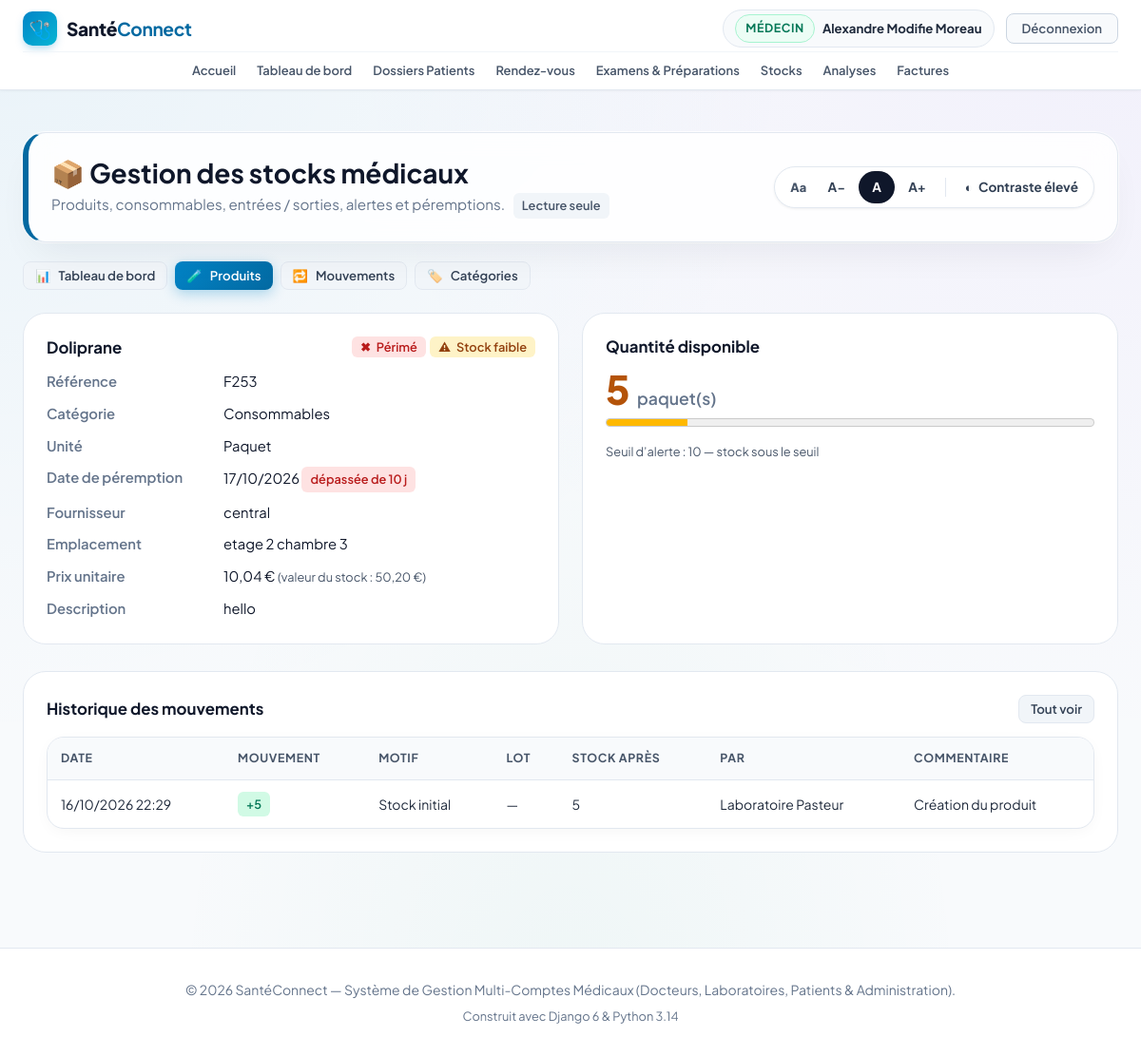
The app's page /stock/produits/8/ (signed in) with its own data.
### accounts/models.py (models this page shows, shortened)
class User(AbstractUser):
    class Role(models.TextChoices):
        ADMIN = 'ADMIN', 'Administrateur'
        DOCTEUR = 'DOCTEUR', 'Médecin'
        LABORATOIRE = 'LABORATOIRE', 'Laborantin'
        PATIENT = 'PATIENT', 'Patient'
    role = models.CharField(
        max_length=20,
        choices=Role.choices,
        default=Role.PATIENT,
        verbose_name="Rôle utilisateur"
    )
    phone = models.CharField(max_length=25, blank=True, null=True, verbose_name="Téléphone")
    address = models.CharField(max_length=255, blank=True, null=True, verbose_name="Adresse")
    city = models.CharField(max_length=100, blank=True, null=True, verbose_name="Ville")
    is_verified = models.BooleanField(
        default=False,
        verbose_name="Compte certifié / validé",
        help_text="Coché par l'administrateur pour valider l'activité d'un docteur ou laboratoire."
    )
    objects = CustomUserManager()
    class Meta:
        verbose_name = "Utilisateur"
        verbose_name_plural = "Tous les Utilisateurs"
    @property
    def is_doctor(self):
        return self.role == self.Role.DOCTEUR
    @property
    def is_laboratory(self):
        return self.role == self.Role.LABORATOIRE
    @property
    def is_patient(self):
        return self.role == self.Role.PATIENT
    @property
    def is_admin_user(self):
        return self.role == self.Role.ADMIN or self.is_superuser

### stock/models.py (models this page shows, shortened)
class Produit(models.Model):
    class Unite(models.TextChoices):
        UNITE = "UNITE", "Unité"
        BOITE = "BOITE", "Boîte"
        PAQUET = "PAQUET", "Paquet"
        FLACON = "FLACON", "Flacon"
        SACHET = "SACHET", "Sachet"
        KIT = "KIT", "Kit"
        LITRE = "LITRE", "Litre"
    nom = models.CharField("Nom du produit", max_length=150)
    reference = models.CharField(
        "Référence", max_length=50, unique=True, null=True, blank=True,
        help_text="Laissez vide pour générer automatiquement (PRD-00001...).",
    )
    categorie = models.ForeignKey(
        Categorie, verbose_name="Catégorie", on_delete=models.SET_NULL,
        null=True, blank=True, related_name="produits",
    )
    unite = models.CharField("Unité", max_length=10, choices=Unite.choices, default=Unite.UNITE)
    fournisseur = models.CharField("Fournisseur", max_length=150, blank=True)
    emplacement = models.CharField(
        "Emplacement de stockage", max_length=100, blank=True,
        help_text="Ex. : Armoire B, étagère 2.",
    )
    prix_unitaire = models.DecimalField(
        "Prix unitaire (€)", max_digits=8, decimal_places=2, null=True, blank=True,
        validators=[MinValueValidator(0)],
    )
    quantite = models.PositiveIntegerField("Quantité en stock", default=0, editable=False)
    seuil_alerte = models.PositiveIntegerField(
        "Seuil d’alerte", default=10,
        help_text="Une alerte est affichée lorsque la quantité est inférieure ou égale à ce seuil.",
    )
    date_peremption = models.DateField(
        "Date de péremption", null=True, blank=True,
        help_text="Laissez vide pour un produit sans date de péremption.",
    )
    description = models.TextField("Description", blank=True)
    actif = models.BooleanField("Actif", default=True)
    created_at = models.DateTimeField(auto_now_add=True)
    updated_at = models.DateTimeField(auto_now=True)
    objects = ProduitQuerySet.as_manager()
    class Meta:
        verbose_name = "Produit médical"
        verbose_name_plural = "Produits médicaux"
        ordering = ["nom"]
    @property
    def jours_avant_peremption(self):
        if not self.date_peremption:
            return None
        return (self.date_peremption - timezone.localdate()).days
    @property
    def est_expire(self):
        jours = self.jours_avant_peremption
        return jours is not None and jours < 0
    @property
    def en_rupture(self):
        return self.quantite == 0
    @property
    def stock_faible(self):
        return 0 < self.quantite <= self.seuil_alerte
    @property
    def niveau_max(self):
        return max(self.seuil_alerte * 3, self.quantite, 1)
    @property
    def valeur_stock(self):
        if self.prix_unitaire is None:
            return None
        return self.prix_unitaire * self.quantite
    @property
    def statuts(self):
        res = []
        jours = self.jours_avant_peremption
        if self.est_expire:
            res.append(("expire", "Périmé", "danger"))
        elif self.bientot_perime:
            texte = "Expire aujourd’hui" if jours == 0 else f"Expire dans {jours} j"
            res.append(("bientot", texte, "pending"))
        if self.en_rupture:
            res.append(("rupture", "Rupture", "danger"))
        elif self.stock_faible:
            res.append(("faible", "Stock faible", "pending"))
        if not res:
            res.append(("normal", "Disponible", "verified"))
        return res

class Categorie(models.Model):
    nom = models.CharField("Nom", max_length=100, unique=True)
    description = models.CharField("Description", max_length=255, blank=True)
    class Meta:
        verbose_name = "Catégorie"
        verbose_name_plural = "Catégories"
        ordering = ["nom"]

class MouvementStock(models.Model):
    class Type(models.TextChoices):
        ENTREE = "ENTREE", "Entrée"
        SORTIE = "SORTIE", "Sortie"
    class Motif(models.TextChoices):
        INITIAL = "INITIAL", "Stock initial"
        ACHAT = "ACHAT", "Réception / achat"
        RETOUR = "RETOUR", "Retour en stock"
        AJUSTEMENT_PLUS = "AJUSTEMENT_PLUS", "Ajustement d’inventaire (+)"
        UTILISATION = "UTILISATION", "Utilisation / consommation"
        PEREMPTION = "PEREMPTION", "Mise au rebut (péremption)"
        PERTE = "PERTE", "Casse / perte"
        AJUSTEMENT_MOINS = "AJUSTEMENT_MOINS", "Ajustement d’inventaire (−)"
    produit = models.ForeignKey(Produit, on_delete=models.PROTECT, related_name="mouvements")
    type = models.CharField("Type", max_length=10, choices=Type.choices)
    motif = models.CharField("Motif", max_length=20, choices=Motif.choices)
    quantite = models.PositiveIntegerField("Quantité", validators=[MinValueValidator(1)])
    stock_apres = models.PositiveIntegerField("Stock après mouvement")
    numero_lot = models.CharField("N° de lot", max_length=50, blank=True)
    commentaire = models.CharField("Commentaire", max_length=255, blank=True)
    utilisateur = models.ForeignKey(
        settings.AUTH_USER_MODEL, on_delete=models.SET_NULL, null=True, blank=True,
        related_name="mouvements_stock", verbose_name="Effectué par",
    )
    date = models.DateTimeField("Date", auto_now_add=True)
    class Meta:
        verbose_name = "Mouvement de stock"
        verbose_name_plural = "Mouvements de stock"
        ordering = ["-date", "-id"]
    @property
    def auteur(self):
        u = self.utilisateur
        return (u.get_full_name() or u.username) if u else "—"

### stock/views.py (the view)
# urls.py: path("produits/<int:pk>/", views.produit_detail, name="produit_detail"),
@stock_consultation_requise
def produit_detail(request, pk):
    produit = get_object_or_404(Produit.objects.select_related("categorie"), pk=pk, actif=True)
    return render(request, "stock/produit_detail.html", {
        "produit": produit,
        "mouvements": produit.mouvements.select_related("utilisateur")[:20],
        "can_manage": peut_gerer_stock(request.user),
    })

### stock/permissions.py (called while the page is built)
def peut_consulter_stock(user):
    return user.is_authenticated and (user.is_admin_user or user.is_laboratory or user.is_doctor)

def peut_gerer_stock(user):
    return user.is_authenticated and (user.is_admin_user or user.is_laboratory)

def _creer_decorateur(verifier, message):
    def decorateur(vue):
        @wraps(vue)
        def enveloppe(request, *args, **kwargs):
            if not request.user.is_authenticated:
                return redirect_to_login(request.get_full_path())
            if not verifier(request.user):
                messages.error(request, message)
                return redirect("dashboard")
            return vue(request, *args, **kwargs)
        return enveloppe
    return decorateur

### stock/templates/stock/produit_detail.html (shortened to what this page needs)
{% extends 'stock/base_stock.html' %}
{% block content %}
<div class="container">
    {% include 'stock/_header.html' with active='produits' %}
    <div class="stock-grid-2">
        <div class="stock-card">
            <h2>{{ produit.nom }} {% include 'stock/_pills.html' %}</h2>
            <dl class="def-list">
                <dt>Référence</dt><dd>{{ produit.reference }}</dd>
                <dt>Catégorie</dt><dd>{{ produit.categorie.nom|default:"—" }}</dd>
                <dt>Unité</dt><dd>{{ produit.get_unite_display }}</dd>
                <dt>Date de péremption</dt>
                <dd>{% if produit.date_peremption %}{{ produit.date_peremption|date:"d/m/Y" }}
                    {% if produit.est_expire %}<span class="status-pill danger">dépassée de {{ produit.jours_avant_peremption|cut:"-" }} j</span>{% endif %}
                    {% else %}Sans date de péremption{% endif %}</dd>
                <dt>Fournisseur</dt><dd>{{ produit.fournisseur|default:"—" }}</dd>
                <dt>Emplacement</dt><dd>{{ produit.emplacement|default:"—" }}</dd>
                <dt>Prix unitaire</dt><dd>{% if produit.prix_unitaire is not None %}{{ produit.prix_unitaire }} € <span class="muted">(valeur du stock : {{ produit.valeur_stock }} €)</span>{% else %}—{% endif %}</dd>
                {% if produit.description %}<dt>Description</dt><dd>{{ produit.description }}</dd>{% endif %}
            </dl>
        </div>
        <div class="stock-card">
            <h2>Quantité disponible</h2>
            <div class="qty-big" style="color:{% if produit.en_rupture %}#dc2626{% elif produit.stock_faible %}#b45309{% else %}#0f172a{% endif %};">
                {{ produit.quantite }} <span style="font-size:1.1rem; font-weight:600; color:var(--text-muted);">{{ produit.get_unite_display|lower }}(s)</span>
            </div>
            <meter class="stock-meter" min="0" max="{{ produit.niveau_max }}" low="{{ produit.seuil_alerte }}" optimum="{{ produit.niveau_max }}" value="{{ produit.quantite }}" aria-label="Niveau de stock de {{ produit.nom }}" aria-valuetext="{{ produit.quantite }} en stock, seuil d’alerte {{ produit.seuil_alerte }}">{{ produit.quantite }} / {{ produit.niveau_max }}</meter>
            <p class="muted" style="margin:8px 0 20px;">Seuil d’alerte : {{ produit.seuil_alerte }} — {% if produit.en_rupture %}stock épuisé{% elif produit.stock_faible %}stock sous le seuil{% else %}stock suffisant{% endif %}</p>
        </div>
    </div>
    <div class="stock-card" style="margin-bottom:40px;">
        <h2>Historique des mouvements <a href="{% url 'stock:mouvement_list' %}?q={{ produit.reference }}" class="btn btn-secondary btn-sm">Tout voir</a></h2>
        {% if mouvements %}
        <div class="table-responsive">
            <table class="data-table"><caption class="sr-only">Derniers mouvements de {{ produit.nom }}</caption>
                <thead><tr><th scope="col">Date</th><th scope="col">Mouvement</th><th scope="col">Motif</th><th scope="col">Lot</th><th scope="col">Stock après</th><th scope="col">Par</th><th scope="col">Commentaire</th></tr></thead>
                <tbody>
                {% for m in mouvements %}
                    <tr>
                        <td>{{ m.date|date:"d/m/Y H:i" }}</td>
                        <td><span class="status-pill {% if m.type == 'ENTREE' %}verified{% else %}info{% endif %}"><span aria-hidden="true">{% if m.type == 'ENTREE' %}+{% else %}−{% endif %}{{ m.quantite }}</span><span class="sr-only">{{ m.get_type_display }} de {{ m.quantite }}</span></span></td>
                        <td>{{ m.get_motif_display }}</td>
                        <td>{{ m.numero_lot|default:"—" }}</td>
                        <td>{{ m.stock_apres }}</td>
                        <td>{{ m.auteur }}</td>
                        <td>{{ m.commentaire|default:"—" }}</td>
                    </tr>
                {% endfor %}
                </tbody>
            </table>
        </div>
        {% else %}<p class="empty-state">Aucun mouvement pour ce produit.</p>{% endif %}
    </div>
</div>
{% endblock %}

### templates/base.html (shortened to what this page needs)
{% load static %}
<!doctype html>
<html lang="fr">
  <head>
    <link rel="stylesheet" href="{% static 'css/style.css' %}?v=20261027_1" />
    {% block extra_css %}{% endblock %}
  </head>
  <body>
    <nav class="navbar" id="main-navbar" aria-label="Navigation principale">
      <div class="container navbar-inner">
        <div class="navbar-brand-section">
          <a href="{% url 'home' %}" class="logo-brand" id="brand-logo-link">
            <span class="logo-icon">🩺</span>
            <span class="logo-text"
              >Santé<strong style="color: var(--primary)">Connect</strong></span
            >
          </a>
        </div>
        <div class="nav-links" id="main-nav-links">
          <a href="{% url 'home' %}" class="nav-item-link" id="nav-home"
            >Accueil</a
          >
          {% if user.is_authenticated %}
            <a href="{% url 'dashboard' %}" class="nav-item-link" id="nav-dashboard">Tableau de bord</a>
            {% if user.is_admin_user or user.is_doctor %}
              <a href="{% url 'dossiers_patients_list' %}" class="nav-item-link" id="nav-dossiers">Dossiers Patients</a>
            {% endif %}
            {% if user.is_admin_user or user.is_doctor or user.is_patient %}
              <a href="{% url 'rendezvous:rdv_list' %}" class="nav-item-link" id="nav-rendezvous">Rendez-vous</a>
            {% endif %}
            {% if user.is_admin_user or user.is_doctor %}
              <a href="{% url 'examens_list' %}" class="nav-item-link" id="nav-examens">Examens &amp; Préparations</a>
            {% endif %}
            {% if user.is_admin_user or user.is_laboratory or user.is_doctor %}
              <a href="{% url 'stock:dashboard' %}" class="nav-item-link" id="nav-stock">Stocks</a>
            {% endif %}
            {% if user.is_laboratory %}
              <a href="{% url 'laboratoire:prelevement_list' %}" class="nav-item-link" id="nav-laboratoire">Prélèvements</a>
            {% elif user.is_doctor %}
              <a href="{% url 'laboratoire:demande_list' %}" class="nav-item-link">Analyses</a>
            {% endif %}
            {% if user.is_admin_user or user.is_patient or user.is_doctor and user.is_verified %}
              <a href="{% url 'facture_list' %}" class="nav-item-link" id="nav-factures">Factures</a>
            {% endif %}
          {% endif %}
        </div>
        <div class="navbar-user-actions" id="nav-user-actions">
          {% if user.is_authenticated %}
          <div class="nav-user-badge" id="nav-user-profile">
            <span class="badge-role {{ user.role }}"
              >{{ user.get_role_display }}</span
            >
            <a
              href="{% url 'profile' %}"
              class="nav-user-name-link"
              id="nav-profile-edit"
              title="Mon profil"
              >{{ user.get_full_name|default:user.username }}</a
            >
          </div>
          <a
            href="{% url 'logout' %}"
            class="nav-logout-btn"
            id="btn-nav-logout"
            >Déconnexion</a
          >
          {% endif %}
        </div>
      </div>
    </nav>
    <main id="contenu" style="flex: 1; padding: 24px 0 60px">
      {% block content %}{% endblock %}
    </main>
    <footer class="footer">
      <div class="container">
        <p>
          © 2026 SantéConnect — Système de Gestion Multi-Comptes Médicaux
          (Docteurs, Laboratoires, Patients & Administration).
        </p>
        <p style="margin-top: 6px; font-size: 0.8rem; color: #64748b">
          Construit avec Django 6 & Python 3.14
        </p>
      </div>
    </footer>
  </body>
</html>

### stock/static/stock/stock.css (style rules this page uses)
.status-pill.danger { background: #fee2e2; color: #b91c1c; }
.stock-card { background: #fff; border: 1px solid var(--border-color); border-radius: var(--radius-xl); padding: 24px; }
.stock-card h2 { font-size: 1.05rem; margin-bottom: 14px; display: flex; align-items: center; justify-content: space-between; gap: 8px; }
.stock-grid-2 { display: grid; grid-template-columns: repeat(auto-fit, minmax(min(420px, 100%), 1fr)); gap: 24px; margin-bottom: 28px; }
.qty-big { font-size: 2.6rem; font-weight: 800; line-height: 1; }
.def-list { display: grid; grid-template-columns: 170px 1fr; gap: 10px 16px; font-size: 0.925rem; }
.def-list dt { color: var(--text-muted); font-weight: 600; }
.muted { color: #475569; font-size: 0.8rem; }
meter.stock-meter { width: 100%; height: 18px; margin-top: 4px; }

### records on screen
User: role "MÉDECIN", get_full_name "Alexandre Modifie Moreau"
Produit: nom "Doliprane", reference "F253", categorie.nom "Consommables", unite "Paquet", date_peremption "17/10/2026", jours_avant_peremption "10", fournisseur "central", emplacement "etage 2 chambre 3", prix_unitaire "10,04", valeur_stock "50,20", description "hello", quantite "5", unite "paquet", seuil_alerte "10"
MouvementStock: date "16/10/2026 22:29", quantite "5", motif "Stock initial", numero_lot "—", stock_apres "5", auteur "Laboratoire Pasteur", commentaire "Création du produit"

### other values on screen
{{ label }} "Périmé" "Stock faible"
